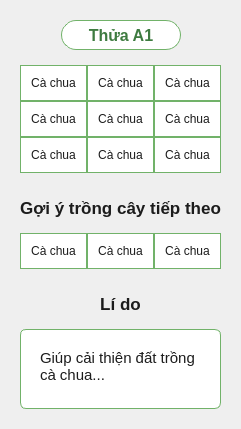
             <widget class="QFrame" name="card_3">
              <property name="styleSheet">
               <string notr="true">QFrame#card_3 { background-color: transparent; border: 1px solid #71B269; border-radius: 8px; }</string>
              </property>
              <layout class="QVBoxLayout" name="verticalLayout_card3">
               <property name="spacing">
                <number>15</number>
               </property>
               <property name="leftMargin">
                <number>20</number>
               </property>
               <property name="topMargin">
                <number>20</number>
               </property>
               <property name="rightMargin">
                <number>20</number>
               </property>
               <property name="bottomMargin">
                <number>20</number>
               </property>
               <item>
                <layout class="QHBoxLayout" name="hl_title_3">
                 <item>
                  <spacer name="hs_title_3_L">
                   <property name="orientation">
                    <enum>Qt::Horizontal</enum>
                   </property>
                   <property name="sizeHint" stdset="0">
                    <size>
                     <width>40</width>
                     <height>20</height>
                    </size>
                   </property>
                  </spacer>
                 </item>
                 <item>
                  <widget class="QLabel" name="lbl_title_3">
                   <property name="minimumSize">
                    <size>
                     <width>120</width>
                     <height>30</height>
                    </size>
                   </property>
                   <property name="styleSheet">
                    <string notr="true">color: #3E7B40; font-size: 12pt; font-weight: bold; border: 1px solid #71B269; border-radius: 15px; background-color: white;</string>
                   </property>
                   <property name="text">
                    <string>Thửa A1</string>
                   </property>
                   <property name="alignment">
                    <set>Qt::AlignCenter</set>
                   </property>
                  </widget>
                 </item>
                 <item>
                  <spacer name="hs_title_3_R">
                   <property name="orientation">
                    <enum>Qt::Horizontal</enum>
                   </property>
                   <property name="sizeHint" stdset="0">
                    <size>
                     <width>40</width>
                     <height>20</height>
                    </size>
                   </property>
                  </spacer>
                 </item>
                </layout>
               </item>
               <item>
                <layout class="QGridLayout" name="grid_3_1">
                 <property name="spacing">
                  <number>0</number>
                 </property>
                 <item row="0" column="0">
                  <widget class="QLabel" name="lbl_g3_0_0">
                   <property name="styleSheet">
                    <string notr="true">border: 1px solid #71B269; padding: 10px; color: #1C1C1C; background-color: white;</string>
                   </property>
                   <property name="text">
                    <string>Cà chua</string>
                   </property>
                   <property name="alignment">
                    <set>Qt::AlignCenter</set>
                   </property>
                  </widget>
                 </item>
                 <item row="0" column="1">
                  <widget class="QLabel" name="lbl_g3_0_1">
                   <property name="styleSheet">
                    <string notr="true">border: 1px solid #71B269; padding: 10px; color: #1C1C1C; background-color: white;</string>
                   </property>
                   <property name="text">
                    <string>Cà chua</string>
                   </property>
                   <property name="alignment">
                    <set>Qt::AlignCenter</set>
                   </property>
                  </widget>
                 </item>
                 <item row="0" column="2">
                  <widget class="QLabel" name="lbl_g3_0_2">
                   <property name="styleSheet">
                    <string notr="true">border: 1px solid #71B269; padding: 10px; color: #1C1C1C; background-color: white;</string>
                   </property>
                   <property name="text">
                    <string>Cà chua</string>
                   </property>
                   <property name="alignment">
                    <set>Qt::AlignCenter</set>
                   </property>
                  </widget>
                 </item>
                 <item row="1" column="0">
                  <widget class="QLabel" name="lbl_g3_1_0">
                   <property name="styleSheet">
                    <string notr="true">border: 1px solid #71B269; padding: 10px; color: #1C1C1C; background-color: white;</string>
                   </property>
                   <property name="text">
                    <string>Cà chua</string>
                   </property>
                   <property name="alignment">
                    <set>Qt::AlignCenter</set>
                   </property>
                  </widget>
                 </item>
                 <item row="1" column="1">
                  <widget class="QLabel" name="lbl_g3_1_1">
                   <property name="styleSheet">
                    <string notr="true">border: 1px solid #71B269; padding: 10px; color: #1C1C1C; background-color: white;</string>
                   </property>
                   <property name="text">
                    <string>Cà chua</string>
                   </property>
                   <property name="alignment">
                    <set>Qt::AlignCenter</set>
                   </property>
                  </widget>
                 </item>
                 <item row="1" column="2">
                  <widget class="QLabel" name="lbl_g3_1_2">
                   <property name="styleSheet">
                    <string notr="true">border: 1px solid #71B269; padding: 10px; color: #1C1C1C; background-color: white;</string>
                   </property>
                   <property name="text">
                    <string>Cà chua</string>
                   </property>
                   <property name="alignment">
                    <set>Qt::AlignCenter</set>
                   </property>
                  </widget>
                 </item>
                 <item row="2" column="0">
                  <widget class="QLabel" name="lbl_g3_2_0">
                   <property name="styleSheet">
                    <string notr="true">border: 1px solid #71B269; padding: 10px; color: #1C1C1C; background-color: white;</string>
                   </property>
                   <property name="text">
                    <string>Cà chua</string>
                   </property>
                   <property name="alignment">
                    <set>Qt::AlignCenter</set>
                   </property>
                  </widget>
                 </item>
                 <item row="2" column="1">
                  <widget class="QLabel" name="lbl_g3_2_1">
                   <property name="styleSheet">
                    <string notr="true">border: 1px solid #71B269; padding: 10px; color: #1C1C1C; background-color: white;</string>
                   </property>
                   <property name="text">
                    <string>Cà chua</string>
                   </property>
                   <property name="alignment">
                    <set>Qt::AlignCenter</set>
                   </property>
                  </widget>
                 </item>
                 <item row="2" column="2">
                  <widget class="QLabel" name="lbl_g3_2_2">
                   <property name="styleSheet">
                    <string notr="true">border: 1px solid #71B269; padding: 10px; color: #1C1C1C; background-color: white;</string>
                   </property>
                   <property name="text">
                    <string>Cà chua</string>
                   </property>
                   <property name="alignment">
                    <set>Qt::AlignCenter</set>
                   </property>
                  </widget>
                 </item>
                </layout>
               </item>
               <item>
                <widget class="QLabel" name="lbl_subtitle_3_1">
                 <property name="styleSheet">
                  <string notr="true">color: #1C1C1C; font-size: 13pt; font-weight: bold; border: none; margin-top: 10px;</string>
                 </property>
                 <property name="text">
                  <string>Gợi ý trồng cây tiếp theo</string>
                 </property>
                 <property name="alignment">
                  <set>Qt::AlignCenter</set>
                 </property>
                </widget>
               </item>
               <item>
                <layout class="QGridLayout" name="grid_3_2">
                 <property name="spacing">
                  <number>0</number>
                 </property>
                 <item row="0" column="0">
                  <widget class="QLabel" name="lbl_g3_n_0">
                   <property name="styleSheet">
                    <string notr="true">border: 1px solid #71B269; padding: 10px; color: #1C1C1C; background-color: white;</string>
                   </property>
                   <property name="text">
                    <string>Cà chua</string>
                   </property>
                   <property name="alignment">
                    <set>Qt::AlignCenter</set>
                   </property>
                  </widget>
                 </item>
                 <item row="0" column="1">
                  <widget class="QLabel" name="lbl_g3_n_1">
                   <property name="styleSheet">
                    <string notr="true">border: 1px solid #71B269; padding: 10px; color: #1C1C1C; background-color: white;</string>
                   </property>
                   <property name="text">
                    <string>Cà chua</string>
                   </property>
                   <property name="alignment">
                    <set>Qt::AlignCenter</set>
                   </property>
                  </widget>
                 </item>
                 <item row="0" column="2">
                  <widget class="QLabel" name="lbl_g3_n_2">
                   <property name="styleSheet">
                    <string notr="true">border: 1px solid #71B269; padding: 10px; color: #1C1C1C; background-color: white;</string>
                   </property>
                   <property name="text">
                    <string>Cà chua</string>
                   </property>
                   <property name="alignment">
                    <set>Qt::AlignCenter</set>
                   </property>
                  </widget>
                 </item>
                </layout>
               </item>
               <item>
                <widget class="QLabel" name="lbl_subtitle_3_2">
                 <property name="styleSheet">
                  <string notr="true">color: #1C1C1C; font-size: 13pt; font-weight: bold; border: none; margin-top: 10px;</string>
                 </property>
                 <property name="text">
                  <string>Lí do</string>
                 </property>
                 <property name="alignment">
                  <set>Qt::AlignCenter</set>
                 </property>
                </widget>
               </item>
               <item>
                <widget class="QLabel" name="txt_lido_3">
                 <property name="minimumSize">
                  <size>
                   <width>0</width>
                   <height>80</height>
                  </size>
                 </property>
                 <property name="styleSheet">
                  <string notr="true">border: 1px solid #71B269; border-radius: 6px; background-color: white; padding: 15px; color: #1C1C1C; font-size: 11pt;</string>
                 </property>
                 <property name="text">
                  <string>Giúp cải thiện đất trồng cà chua...</string>
                 </property>
                 <property name="alignment">
                  <set>Qt::AlignLeading|Qt::AlignLeft|Qt::AlignTop</set>
                 </property>
                 <property name="wordWrap">
                  <bool>true</bool>
                 </property>
                </widget>
               </item>
              </layout>
             </widget>
